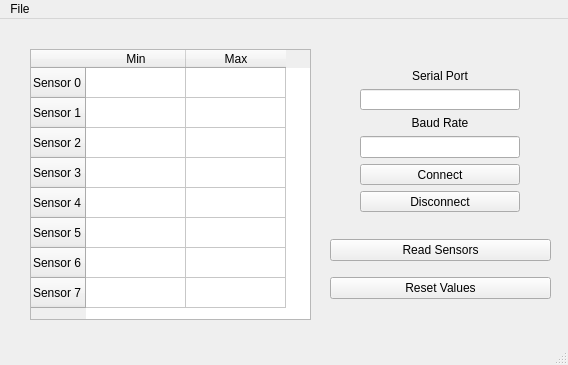
<?xml version="1.0" encoding="UTF-8"?>
<ui version="4.0">
 <class>MainWindow</class>
 <widget class="QMainWindow" name="MainWindow">
  <property name="geometry">
   <rect>
    <x>0</x>
    <y>0</y>
    <width>568</width>
    <height>365</height>
   </rect>
  </property>
  <property name="windowTitle">
   <string>ECE3 Sensor Calibration</string>
  </property>
  <property name="windowIcon">
   <iconset>
    <normaloff>:/icon.png</normaloff>:/icon.png</iconset>
  </property>
  <widget class="QWidget" name="centralwidget">
   <widget class="QTableWidget" name="tableWidget_dataTable">
    <property name="geometry">
     <rect>
      <x>30</x>
      <y>30</y>
      <width>281</width>
      <height>271</height>
     </rect>
    </property>
    <row>
     <property name="text">
      <string>Sensor 0</string>
     </property>
    </row>
    <row>
     <property name="text">
      <string>Sensor 1</string>
     </property>
    </row>
    <row>
     <property name="text">
      <string>Sensor 2</string>
     </property>
    </row>
    <row>
     <property name="text">
      <string>Sensor 3</string>
     </property>
    </row>
    <row>
     <property name="text">
      <string>Sensor 4</string>
     </property>
    </row>
    <row>
     <property name="text">
      <string>Sensor 5</string>
     </property>
    </row>
    <row>
     <property name="text">
      <string>Sensor 6</string>
     </property>
    </row>
    <row>
     <property name="text">
      <string>Sensor 7</string>
     </property>
    </row>
    <column>
     <property name="text">
      <string>Min</string>
     </property>
    </column>
    <column>
     <property name="text">
      <string>Max</string>
     </property>
    </column>
   </widget>
   <widget class="QWidget" name="verticalLayoutWidget">
    <property name="geometry">
     <rect>
      <x>360</x>
      <y>30</y>
      <width>160</width>
      <height>163</height>
     </rect>
    </property>
    <layout class="QVBoxLayout" name="verticalLayout_serial">
     <item>
      <widget class="QLabel" name="label_status">
       <property name="text">
        <string/>
       </property>
       <property name="alignment">
        <set>Qt::AlignCenter</set>
       </property>
      </widget>
     </item>
     <item>
      <widget class="QLabel" name="label_serialport">
       <property name="text">
        <string>Serial Port</string>
       </property>
       <property name="alignment">
        <set>Qt::AlignCenter</set>
       </property>
      </widget>
     </item>
     <item>
      <widget class="QLineEdit" name="lineEdit_serialport">
       <property name="text">
        <string/>
       </property>
       <property name="alignment">
        <set>Qt::AlignCenter</set>
       </property>
      </widget>
     </item>
     <item>
      <widget class="QLabel" name="label_baudrate">
       <property name="text">
        <string>Baud Rate</string>
       </property>
       <property name="alignment">
        <set>Qt::AlignCenter</set>
       </property>
      </widget>
     </item>
     <item>
      <widget class="QLineEdit" name="lineEdit_baudrate">
       <property name="text">
        <string/>
       </property>
       <property name="alignment">
        <set>Qt::AlignCenter</set>
       </property>
      </widget>
     </item>
     <item>
      <widget class="QPushButton" name="pushButton_connectSerial">
       <property name="text">
        <string>Connect</string>
       </property>
      </widget>
     </item>
     <item>
      <widget class="QPushButton" name="pushButton_disconnectSerial">
       <property name="text">
        <string>Disconnect</string>
       </property>
      </widget>
     </item>
    </layout>
   </widget>
   <widget class="QWidget" name="verticalLayoutWidget_2">
    <property name="geometry">
     <rect>
      <x>330</x>
      <y>210</y>
      <width>221</width>
      <height>80</height>
     </rect>
    </property>
    <layout class="QVBoxLayout" name="verticalLayout_sensor">
     <item>
      <widget class="QPushButton" name="pushButton_readSensors">
       <property name="autoFillBackground">
        <bool>false</bool>
       </property>
       <property name="text">
        <string>Read Sensors</string>
       </property>
      </widget>
     </item>
     <item>
      <widget class="QPushButton" name="pushButton_resetValues">
       <property name="text">
        <string>Reset Values</string>
       </property>
      </widget>
     </item>
    </layout>
   </widget>
  </widget>
  <widget class="QMenuBar" name="menubar">
   <property name="geometry">
    <rect>
     <x>0</x>
     <y>0</y>
     <width>568</width>
     <height>21</height>
    </rect>
   </property>
   <widget class="QMenu" name="menuFile">
    <property name="title">
     <string>File</string>
    </property>
    <addaction name="actionSave"/>
    <addaction name="actionSave_as"/>
   </widget>
   <addaction name="menuFile"/>
  </widget>
  <widget class="QStatusBar" name="statusbar"/>
  <action name="actionSave">
   <property name="text">
    <string>Save</string>
   </property>
  </action>
  <action name="actionSave_as">
   <property name="text">
    <string>Save as</string>
   </property>
  </action>
 </widget>
 <resources/>
 <connections/>
</ui>
